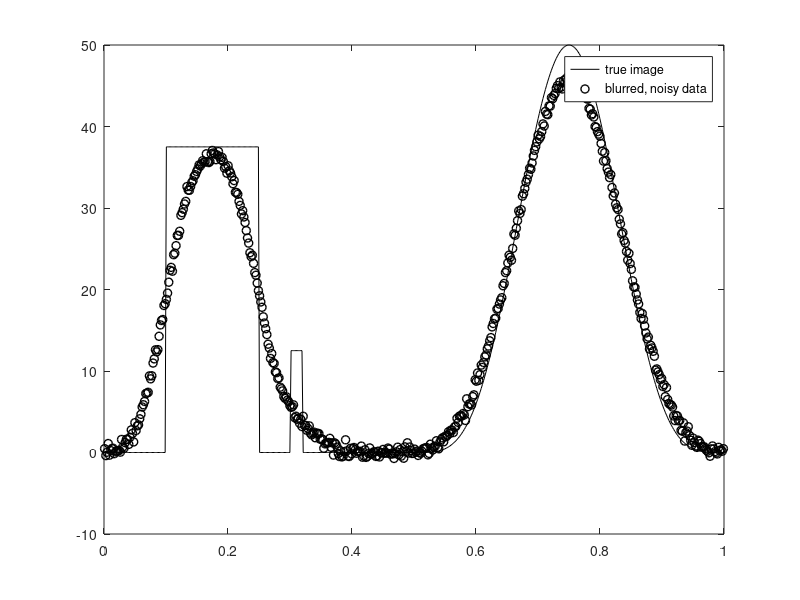

MATLAB code to generate this figure: (Note: this script raises an error after producing the figure.)
%
%  Partially collapsed Gibbs sampler for 1d image deblurring with zero BCs.
%
%  Once the samples are computed, the sample mean is used as an estimator 
%  of the unknown image and empirical quantiles are used to compute 95%
%  credibility intervals for each unknown. 
%
%  The Geweke test is used to determine whether the chain, after burnin, 
%  is in equilibrium, and the integrated auto correlated time and essential 
%  sample size are estimated as described in Chapter 5. 
%
%  written by John Bardsley 2016.
%
%  This code was used to generate figures in Chapter 5.
clear all, close all
path(path,'../Functions');
n       = 512; % No. of grid points
h       = 1/n;
t       = [h/2:h:1-h/2]';
sig     = .05; % Kernel width parameter
kernel  = (1/sqrt(pi)/sig) * exp(-(t-h/2).^2/sig^2);
A       = toeplitz(kernel)*h;

% Set up true solution x_true and data b = A*x_true + error.
x_true  = 50*(.75*(.1<t&t<.25) + .25*(.3<t&t<.32) + (.5<t&t<1).*sin(2*pi*t).^4);
Ax      = A*x_true;
err_lev = 2; % Percent error in data
sigma   = err_lev/100 * norm(Ax) / sqrt(n);
eta     =  sigma * randn(n,1);
b       = Ax + eta;
m       = length(b);
Atb     = A'*b;
AtA     = A'*A;
figure(1),
plot(t,x_true,'k',t,b,'ko','LineWidth',1)
legend('true image','blurred, noisy data')

% second derivative precision matrix for prior
L = spdiags([-ones(n,1) 2*ones(n,1) -ones(n,1)],[-1 0 1],n,n);
% Define the structure array and function for evaluating the negative log
% of the marginal density p(del|b,lam).
p_params.AtA = A'*A;
p_params.Atb = A'*b;
p_params.btb = b'*b;
p_params.m   = m;
p_params.n   = n;
p_params.L   = L;
p_params.a0  = 1;
p_params.t0  = .001;
p_params.a1  = 1;
p_params.t1  = .001;
neglog_p     = 'neglog_marginal_1d';
% MCMC sampling
nsamps       = 5000;
xsamp        = zeros(n,nsamps);
lamsamp      = zeros(nsamps,1); lamsamp(1) = 5.2;
delsamp      = zeros(nsamps,1); delsamp(1) = 0.12;
R            = chol(lamsamp(1)*AtA + delsamp(1)*L);
xsamp(:,1)   = R\(R'\(lamsamp(1)*Atb));
nMH          = 5;
sigMH        = 0.1;
h            = waitbar(0,'MCMC samples in progress');
naccept      = 0;
tic
for i = 1:nsamps-1
    h = waitbar(i/(nsamps-1));
    %------------------------------------------------------------------
    % 1. Using conjugacy, sample the noise precision lam=1/sigma^2,
    % conjugate hyperprior: lam~Gamma(a,1/t0)
    lamsamp(i+1) = gamrnd(p_params.a0+m/2,1/(p_params.t0+norm(A*xsamp(:,i)-b)^2/2));
    %------------------------------------------------------------------
    % 2. adaptive Metropolis-within-Gibbs for sampling from p(del|b,lam)
    del_old          = delsamp(i);
    [neglog_p_old,R] = feval(neglog_p,[lamsamp(i+1);del_old],p_params);
    for j=1:nMH
        del_prop = exp(log(del_old)+sigMH*randn); % log-normal proposal
        [neglog_p_prop,R_prop] = feval(neglog_p,[lamsamp(i+1);del_prop],p_params);
        if log(rand) < -neglog_p_prop+neglog_p_old
            naccept      = naccept + 1;
            del_old      = del_prop;
            neglog_p_old = neglog_p_prop;
            R_old        = R_prop;
        end
    end
    delsamp(i+1) = del_old;
    sigMH        = std(log(delsamp(1:i+1)));
    %------------------------------------------------------------------
    % 3. Finally, sample the image from p(x|b,lambda,delta)
    xsamp(:,i+1) = R\(R'\(lamsamp(i+1)*Atb) + randn(n,1));
end
toc
close(h)
% Visualize the MCMC chain
% Plot the sample mean and 95% credibility intervals.
nburnin        = floor(nsamps/10);
xsamp          = xsamp(:,nburnin+1:end);
q              = plims(xsamp(:,:)',[0.025,0.975]);
x_mean         = mean(xsamp(:,:)')';
relative_error = norm(x_true-x_mean)/norm(x_true);
figure(2),
plot(t,x_mean,'k',t,x_true,'-.k',t,q(2,:),'--k',t,q(1,:),'--k')
legend('MCMC sample mean','true image','95% credibility bounds','Location','North')
% Output for (lambda,delta)-chain using sample_plot: ACF, IACT, Geweke test
lamdel_chain = [lamsamp(nburnin+1:end), delsamp(nburnin+1:end)]';
names        = ["\lambda","\delta"];
fignum       = 3;
[taux,acfun] = sample_plot(lamdel_chain,names,fignum);
% Plot the autocorrelations functions together.
[~,nacf] = size(acfun);
figure(6)
plot([1:nacf],acfun(1,:),'k',[1:nacf],acfun(2,:),'k--','LineWidth',2)
axis([1,nacf,0,1])
title('ACFs for \lambda and \delta.')
legend(['\tau_{\rm int}(\lambda)=',num2str(taux(1))],['\tau_{\rm int}(\delta)=',num2str(taux(2))])